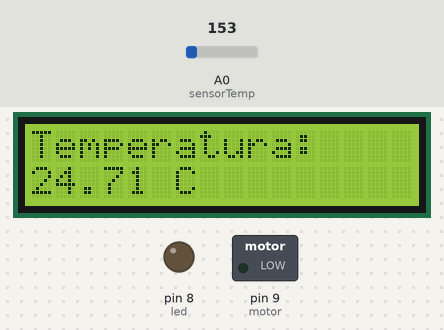
Recording of a sketch running on a simulated Arduino Uno, built with avr-gcc and run on an emulated ATmega328P. Shown: 16×2 character LCD, switched loads named in the sketch (green lamp = pin HIGH), output pins drawn as LEDs (lit = HIGH). Dashed ring = blinking. The inputs (shaded band) are chosen by the test bench; at power-on: A0 (sensorTemp) = 153.

Above: at 3.2 s.
3.3 s: A0 (sensorTemp) set to 134
At 5.2 s:
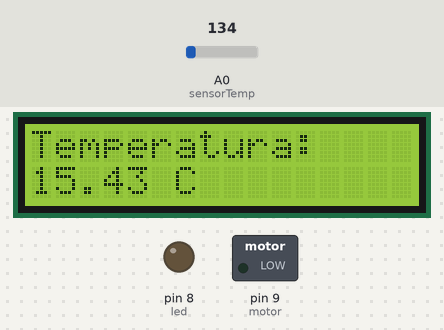
5.5 s: A0 (sensorTemp) set to 116
At 6.4 s:
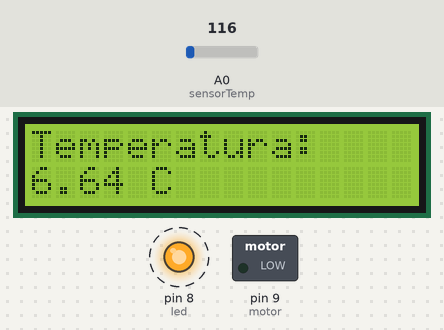
9.6 s: A0 (sensorTemp) set to 165
At 11.0 s:
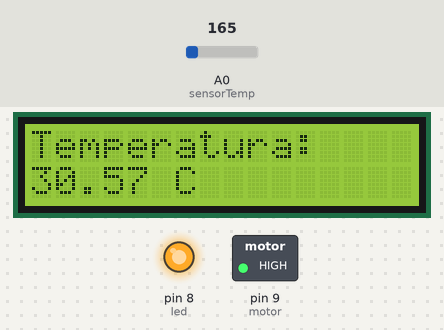
Timing chart, 0 to 12.6 s (numbered marks = the images above; inputs shaded):
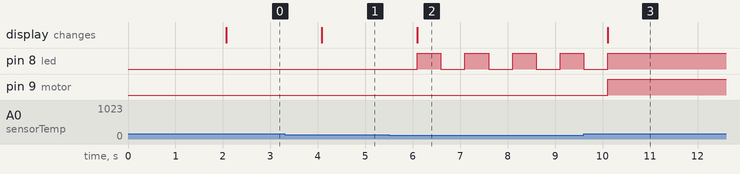

Measured:
- the behaviour switches between 123 and 122 on A0 (sensorTemp) (found by bisection; images 1 and 2)
- after the input at 3.3 s, the display: changes after 0.78 s (image 1)
- after the input at 5.5 s, pin 8 (led): alternates HIGH for 0.50 s and LOW for 0.51 s, starting after 0.59 s; the display: changes after 0.59 s (image 2)
- after the input at 9.6 s, pin 8 (led): goes on until 10.1 s, then stays HIGH; pin 9 (motor): LOW → HIGH after 0.51 s; the display: changes after 0.51 s (image 3)

The sketch:

lcd_tem.ino
```cpp
#include <LiquidCrystal.h>

// Pines del LCD
LiquidCrystal lcd_1(12, 11, 5, 4, 3, 2);

// Pines de conexión
const int sensorTemp = A0;   // Sensor TMP36
const int led = 8;           // LED indicador
const int motor = 9;         // Motor o ventilador (puede ser un LED o transistor)

// Variable de temperatura
float temperatura = 0;

void setup() {
  lcd_1.begin(16, 2);          // Inicializa LCD (16 columnas x 2 filas)
  pinMode(led, OUTPUT);
  pinMode(motor, OUTPUT);
  lcd_1.print("Temp actual:");
  delay(2000);
}

void loop() {
  // Leer el sensor TMP36
  int lectura = analogRead(sensorTemp);
  temperatura = (lectura * 5.0 / 1024.0 - 0.5) * 100.0;

  // Mostrar temperatura en LCD
  lcd_1.clear();
  lcd_1.setCursor(0, 0);
  lcd_1.print("Temperatura:");
  lcd_1.setCursor(0, 1);
  lcd_1.print(temperatura);
  lcd_1.print(" C");

  // VALIDACIONES
  if (temperatura <= 10) {
    digitalWrite(motor, LOW);      // Motor apagado
    digitalWrite(led, HIGH);
    delay(500);
    digitalWrite(led, LOW);
    delay(500);
  }
  else if (temperatura >= 11 && temperatura <= 25) {
    digitalWrite(led, LOW);
    digitalWrite(motor, LOW);
    delay(1000);
  }
  else if (temperatura >= 26) {
    digitalWrite(led, HIGH);
    digitalWrite(motor, HIGH);
    delay(1000);
  }
}
```
